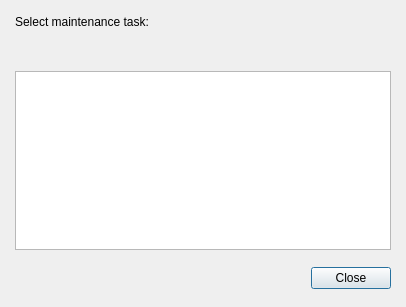
<ui version="4.0" >
 <class>CmdToolUI</class>
 <widget class="QDialog" name="CmdToolUI" >
  <property name="geometry" >
   <rect>
    <x>0</x>
    <y>0</y>
    <width>406</width>
    <height>307</height>
   </rect>
  </property>
  <property name="windowTitle" >
   <string>Maintenance commands</string>
  </property>
  <layout class="QVBoxLayout" name="verticalLayout" >
   <item>
    <widget class="QLabel" name="label" >
     <property name="sizePolicy" >
      <sizepolicy vsizetype="Fixed" hsizetype="Preferred" >
       <horstretch>0</horstretch>
       <verstretch>0</verstretch>
      </sizepolicy>
     </property>
     <property name="text" >
      <string>Select maintenance task:</string>
     </property>
    </widget>
   </item>
   <item>
    <layout class="QGridLayout" name="buttonLayout" />
   </item>
   <item>
    <spacer name="verticalSpacer_2" >
     <property name="orientation" >
      <enum>Qt::Vertical</enum>
     </property>
     <property name="sizeHint" stdset="0" >
      <size>
       <width>20</width>
       <height>40</height>
      </size>
     </property>
    </spacer>
   </item>
   <item>
    <widget class="QPlainTextEdit" name="outputBox" >
     <property name="font" >
      <font>
       <family>Bitstream Vera Sans Mono</family>
      </font>
     </property>
     <property name="readOnly" >
      <bool>true</bool>
     </property>
     <property name="plainText" >
      <string/>
     </property>
    </widget>
   </item>
   <item>
    <layout class="QHBoxLayout" >
     <property name="spacing" >
      <number>6</number>
     </property>
     <property name="margin" >
      <number>0</number>
     </property>
     <item>
      <spacer>
       <property name="orientation" >
        <enum>Qt::Horizontal</enum>
       </property>
       <property name="sizeType" >
        <enum>QSizePolicy::Expanding</enum>
       </property>
       <property name="sizeHint" stdset="0" >
        <size>
         <width>141</width>
         <height>27</height>
        </size>
       </property>
      </spacer>
     </item>
     <item>
      <widget class="QPushButton" name="closeBtn" >
       <property name="sizePolicy" >
        <sizepolicy vsizetype="Fixed" hsizetype="Preferred" >
         <horstretch>0</horstretch>
         <verstretch>0</verstretch>
        </sizepolicy>
       </property>
       <property name="text" >
        <string>Close</string>
       </property>
       <property name="shortcut" >
        <string>Alt+Q</string>
       </property>
       <property name="flat" >
        <bool>false</bool>
       </property>
      </widget>
     </item>
    </layout>
   </item>
  </layout>
 </widget>
 <layoutdefault spacing="15" margin="15" />
 <tabstops>
  <tabstop>closeBtn</tabstop>
 </tabstops>
 <resources/>
 <connections/>
</ui>
